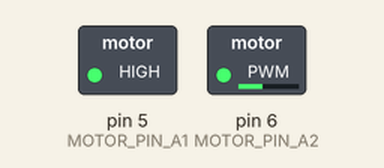
A sketch run on a simulated Arduino Uno, built with avr-gcc and run on an emulated ATmega328P. On the bench: switched loads named in the sketch (green lamp = pin HIGH).

Above: at 0.2 s.
Timing chart, 0 to 1.7 s (numbered marks = the images above):
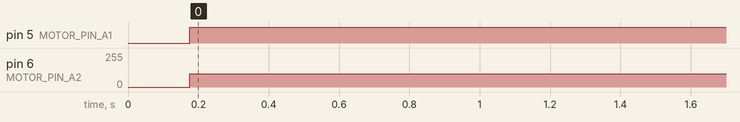

The sketch:

metronome.ino
```cpp
/**
 * Project helps to runners improve cadence.
 *
 * Buutons does not work now.
 *
 * Cadence is set by hardCode (170)
 */

// ------------------------BETA----------------------//

#define MOTOR_PIN_A1 5 // Motor. It does not metter + or -
#define MOTOR_PIN_A2 6 // Motor.

int metronome = 170; // default speed

//int buttonState = 0;
//const int BUTTON_HIGH = 4;
//const int BUTTON_LOW  = 3;

void setup() {
  Serial.begin(9600);

  pinMode(MOTOR_PIN_A1, OUTPUT);
  pinMode(MOTOR_PIN_A2, OUTPUT);

  digitalWrite(MOTOR_PIN_A1, LOW);
  digitalWrite(MOTOR_PIN_A2, LOW);

  //  pinMode(BUTTON_HIGH, INPUT);
  //  pinMode(BUTTON_LOW, INPUT);
}

//int checkButtonState() {
//  buttonState = digitalRead(BUTTON_HIGH);
//  buttonState = digitalRead(BUTTON_LOW);
//
//  if (BUTTON_HIGH == HIGH) {
//    metronome += 5.00;
//    return metronome;
//  } else if (BUTTON_LOW == HIGH) {
//    metronome -= 5.00;
//    return metronome;
//  }
//}

void set_motor_power(int power)
{
  if (power > 0) {
    digitalWrite(MOTOR_PIN_A1, HIGH);
    analogWrite(MOTOR_PIN_A2, power);

  } else if (power = 0) {
    digitalWrite(MOTOR_PIN_A1, LOW);
    analogWrite(MOTOR_PIN_A2, 0);
  }
}

/**
   delay(wait) got a half time of waiting.

   full timeout - (60sec * 1000ms)/cadence

   ex. cadence 180
   timeout = 60000/180 = 334ms

   ex. cadence 170
   timeout = 60000/170 = 352ms

   it works if it is set:
    - half timeout,
    - turn on vibro,
    - half timeout,
    - turn of vibro.
*/
void vibro(int wait) {
  delay(wait);
  set_motor_power(100); // 100 motor current. 255 MAX.
  delay(wait);
  set_motor_power(0); // 0 - turn off motor
}

//void doVibro() {
//  int metronome = checkButtonState();
//
//  if (metronome = 160) {
//    Serial.println(metronome);
//    vibro(186);
//
//  } else if (metronome = 165) {
//    Serial.println(metronome);
//    vibro(181);
//
//  } else if (metronome = 170) {
//    Serial.println(metronome);
//    vibro(176);
//
//  } else if (metronome = 175) {
//    Serial.println(metronome);
//    vibro(171);
//
//  } else if (metronome = 180) {
//    Serial.println(metronome);
//    vibro(168);
//
//  } else if (metronome = 185) {
//    Serial.println(metronome);
//    vibro(161);
//  }
//}

void loop() {
  //  checkButtonState();
  vibro(176); // half waiting for cadence 170.
}
```

Measured:
- by itself, pin 5 (MOTOR_PIN_A1): LOW → HIGH at 0.18 s
- by itself, pin 6 (MOTOR_PIN_A2): 0/255 → 100/255 at 0.18 s
